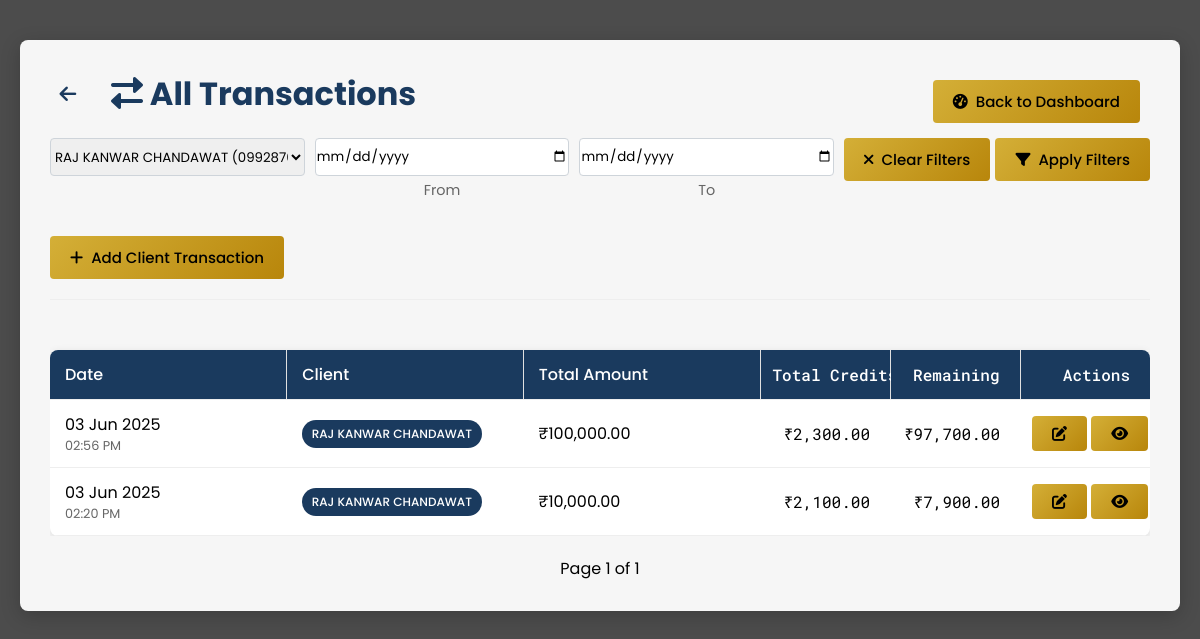
Page /transactions?client_id=1 (signed in) on the committed database.
### models.py (models this page shows, shortened)
class Transaction(db.Model):
    __tablename__ = 'transactions'
    TYPE_CLIENT = 'client'
    TYPE_VENDOR = 'vendor'
    id = db.Column(db.Integer, primary_key=True)
    date = db.Column(db.DateTime, nullable=False, default=datetime.utcnow)
    name = db.Column(db.String(200), nullable=False)
    description = db.Column(db.Text, nullable=True)
    total_amount = db.Column(db.Integer, default=0)  # in paise
    token_amount = db.Column(db.Integer, default=0)   # in paise
    debit_amount = db.Column(db.Integer, default=0)   # in paise
    credit_amount = db.Column(db.Integer, default=0)  # in paise
    remaining_balance = db.Column(db.Integer, default=0)  # in paise
    transaction_type = db.Column(db.String(20), default=TYPE_CLIENT, nullable=False)  # 'client' or 'vendor'
    client_id = db.Column(db.Integer, db.ForeignKey('clients.id'), nullable=True)
    created_at = db.Column(db.DateTime, default=datetime.utcnow)
    updated_at = db.Column(db.DateTime, default=datetime.utcnow, onupdate=datetime.utcnow)
    working_stages = db.relationship('WorkingStage', backref='transaction', cascade='all, delete-orphan', lazy=True)
    client = db.relationship('Client', backref='transactions')

class Client(db.Model):
    __tablename__ = 'clients'
    id = db.Column(db.Integer, primary_key=True)
    client_id = db.Column(db.String(20), unique=True, nullable=False, index=True)
    name = db.Column(db.String(100), nullable=False)
    _client_type = db.Column('client_type', db.Enum('Individual', 'Corporate', name='client_type'), nullable=False, default='Individual')
    @property
    def client_type(self):
        return self._client_type
    @client_type.setter
    def client_type(self, value):
        if value:
            value = value.strip().title()
            if value not in ['Individual', 'Corporate']:
                value = 'Individual'  # Default to Individual if invalid
        self._client_type = value
    email = db.Column(db.String(120), unique=True, nullable=True)
    phone = db.Column(db.String(20), nullable=True)
    address = db.Column(db.Text, nullable=True)
    city = db.Column(db.String(50), nullable=True)
    state = db.Column(db.String(50), nullable=True)
    country = db.Column(db.String(50), nullable=True, default='India')
    postal_code = db.Column(db.String(20), nullable=True)
    query_license = db.Column(db.String(50), nullable=True)
    near_village = db.Column(db.String(50), nullable=True)
    district = db.Column(db.String(50), nullable=True)
    mining_lease_no = db.Column(db.String(50), nullable=True)
    _status = db.Column('status', db.Enum('Active', 'Pending', 'Inactive', name='client_status'), default='Active')
    @property
    def status(self):
        return self._status
    @status.setter
    def status(self, value):
        if value:
            value = value.strip().title()
            if value not in ['Active', 'Pending', 'Inactive']:
                value = 'Active'  # Default to Active if invalid
        self._status = value
    balance = db.Column(db.Integer, default=0)  # Storing in paise (1/100 of a rupee)
    notes = db.Column(db.Text, nullable=True)
    created_at = db.Column(db.DateTime, default=datetime.utcnow)
    updated_at = db.Column(db.DateTime, default=datetime.utcnow, onupdate=datetime.utcnow)

### app.py (the view)
@app.route('/transactions')
@login_required
def transactions():
    from datetime import datetime, timedelta, timezone
    import pytz
    client_id = request.args.get('client_id', type=int)
    start_date_str = request.args.get('start_date')
    end_date_str = request.args.get('end_date')
    page = request.args.get('page', 1, type=int)
    per_page = 10
    transaction_type = 'client'
    query = Transaction.query.filter(Transaction.transaction_type == transaction_type)
    if client_id:
        query = query.filter(Transaction.client_id == client_id)
    try:
        if start_date_str:
            start_date = datetime.strptime(start_date_str, '%Y-%m-%d').date()
            query = query.filter(Transaction.date >= start_date)
        if end_date_str:
            end_date = datetime.strptime(end_date_str, '%Y-%m-%d').date() + timedelta(days=1)
            query = query.filter(Transaction.date < end_date)
    except ValueError as e:
        print(f"Error parsing dates: {e}")
    total_transactions = query.count()
    transactions_pagination = query.order_by(Transaction.date.desc(), Transaction.id.desc()).paginate(page=page, per_page=per_page, error_out=False)
    all_transactions_query = query.order_by(Transaction.client_id, Transaction.date.asc(), Transaction.id.asc())
    all_transactions = all_transactions_query.all()
    client_balances = {}
    transaction_balances = {}
    for transaction in all_transactions:
        client_id = transaction.client_id
        if client_id not in client_balances:
            client_balances[client_id] = 0
        client_balances[client_id] += (transaction.credit_amount - transaction.debit_amount)
        transaction_balances[transaction.id] = client_balances[client_id]
    paginated_transactions = query.order_by(Transaction.date.desc(), Transaction.id.desc())\
                                .paginate(page=page, per_page=per_page, error_out=False)
    transactions = []
    for transaction in paginated_transactions.items:
        transaction.balance = transaction_balances.get(transaction.id, 0)
        total_credits = transaction.token_amount
        working_stages = WorkingStage.query.filter_by(transaction_id=transaction.id).all()
        for stage in working_stages:
            total_credits += stage.amount
        transaction.total_credits = total_credits
        transaction.working_stages = working_stages
        transactions.append(transaction)
    clients = Client.query.order_by(Client.name).all()
    print(f"SQL Query: {query.statement}")
    print(f"Found {len(transactions)} transactions")
    return render_template('transactions.html',
                         transactions=transactions,
                         transactions_pagination=transactions_pagination,
                         clients=clients,
                         selected_client_id=str(client_id) if client_id else None,
                         start_date=start_date_str if start_date_str else '',
                         end_date=end_date_str if end_date_str else '',
                         pytz=pytz)

### templates/transactions.html (shortened to what this page needs)
<!DOCTYPE html>
<html lang="en">
<head>
    <link rel="stylesheet" href="https://cdnjs.cloudflare.com/ajax/libs/font-awesome/6.0.0-beta3/css/all.min.css">
</head>
<body>
    <div class="container">
        <div class="header" style="position: relative;">
            <div class="header-title">
                <a href="#" class="back-link" title="Go back" onclick="window.history.back(); return false;">
                    <i class="fas fa-arrow-left"></i>
                </a>
                <h1 style="display: inline-block; margin-left: 10px;"><i class="fas fa-exchange-alt"></i>
                    {% if selected_client_id %}
                        {% set client = clients|selectattr('id', 'equalto', selected_client_id)|list %}
                        {{ client[0].name if client else 'All' }} Transactions
                    {% else %}
                        All Transactions
                    {% endif %}
                </h1>
            </div>
            <a href="{{ url_for('home') }}" class="btn" style="position: absolute; top: 0; right: 0; margin: 10px;">
                <i class="fas fa-tachometer-alt"></i> Back to Dashboard
            </a>
            <div class="header-actions">
                <form method="get" action="{{ url_for('transactions') }}" class="filter-form" id="filterForm">
                    <div class="filter-row">
                        <div class="input-group">
                            <select name="client_id" id="clientFilter" class="form-select" onchange="this.form.submit()">
                                {% for client in clients %}
                                    <option value="{{ client.id }}" {% if request.args.get('client_id')|string == client.id|string %}selected{% endif %}>
                                        {{ client.name }} ({{ client.phone or 'No Phone' }})
                                    </option>
                                {% endfor %}
                            </select>
                        </div>
                        <div class="input-group" style="display: flex; flex-direction: column;">
                            <input type="date" name="start_date" class="form-control" value="{{ request.args.get('start_date', '') }}" placeholder="From date">
                            <div style="text-align: center; margin-top: 4px; font-size: 0.9em; color: #666;">From</div>
                        </div>
                        <div class="input-group" style="display: flex; flex-direction: column;">
                            <input type="date" name="end_date" class="form-control" value="{{ request.args.get('end_date', '') }}" placeholder="To date">
                            <div style="text-align: center; margin-top: 4px; font-size: 0.9em; color: #666;">To</div>
                        </div>
                        <div class="filter-buttons">
                            {% if request.args.get('client_id') or request.args.get('start_date') or request.args.get('end_date') %}
                            <a href="{{ url_for('transactions') }}" class="btn btn-outline-secondary" type="button">
                                <i class="fas fa-times"></i> Clear Filters
                            </a>
                            {% endif %}
                            <button type="submit" class="btn">
                                <i class="fas fa-filter"></i> Apply Filters
                            </button>
                        </div>
                    </div>
                </form>
                <a href="{{ url_for('new_transaction') }}" class="btn" style="background: linear-gradient(135deg, var(--secondary-color), var(--accent-color)); color: #000;">
                    <i class="fas fa-plus"></i> Add Client Transaction
                </a>
            </div>
        </div>
        {% if transactions %}
            <div style="overflow-x: auto;">
                <table class="transactions-table">
                    <thead>
                        <tr>
                            <th>Date</th>
                            <th>Client</th>
                            <th>Total Amount</th>
                            <th>Total Credits</th>
                            <th>Remaining</th>
                            <th>Actions</th>
                        </tr>
                    </thead>
                    <tbody>
                        {% for transaction in transactions %}
                            <tr>
                                <td>
                                    {% if transaction.date %}
                                        <div>{{ transaction.date.strftime('%d %b %Y') }}</div>
                                        <div style="font-size: 0.8em; color: #666;">{{ transaction.date.strftime('%I:%M %p') }}</div>
                                    {% else %}
                                        -
                                    {% endif %}
                                </td>
                                <td>
                                    {% if transaction.client %}
                                        <span class="badge" style="background-color: #1a3a5e; color: white;">
                                            {{ transaction.client.name }}
                                        </span>
                                    {% else %}
                                        <span style="color: #6c757d;">-</span>
                                    {% endif %}
                                </td>
                                <td>₹{{ "{0:,.2f}".format(transaction.total_amount / 100) if transaction.total_amount else '0.00' }}</td>
                                <td>₹{{ "{0:,.2f}".format(transaction.total_credits / 100) if transaction.total_credits else '0.00' }}</td>
                                <td class="{% if transaction.remaining_balance < 0 %}text-danger{% endif %}">
                                    ₹{{ "{0:,.2f}".format(transaction.remaining_balance / 100) if transaction.remaining_balance is not none else '0.00' }}
                                </td>
                                <td>
                                    <div class="btn-group" role="group" aria-label="Transaction actions">
                                        <a href="{{ url_for('edit_transaction', transaction_id=transaction.id) }}" class="btn btn-sm btn-outline-primary" title="Edit">
                                            <i class="fas fa-edit"></i>
                                        </a>
                                        <button class="btn btn-sm btn-outline-secondary show-more-btn" data-transaction-id="{{ transaction.id }}" title="View Details">
                                            <i class="fas fa-eye"></i>
                                        </button>
                                    </div>
                                </td>
                            </tr>
                        {% endfor %}
                    </tbody>
                </table>
            </div>
            <div class="pagination" style="margin-top: 20px; display: flex; justify-content: center; gap: 10px; align-items: center;">
                <div class="pagination-info" style="display: flex; align-items: center; gap: 10px;">
                    <span>Page {{ transactions_pagination.page }} of {{ transactions_pagination.pages if transactions_pagination.pages > 0 else 1 }}</span>
                </div>
            </div>
        {% endif %}
    </div>
</body>
</html>

### rows in the picture
Transaction: total_amount "100,000.00", total_credits "2,300.00", remaining_balance "97,700.00"
Transaction: total_amount "10,000.00", total_credits "2,100.00", remaining_balance "7,900.00"

### other values in the picture
{{ client[0].name if client else 'All' }} "All"
{{ transactions_pagination.page }} "1"
form field client_id "RAJ KANWAR CHANDAWAT (09928761503)"
